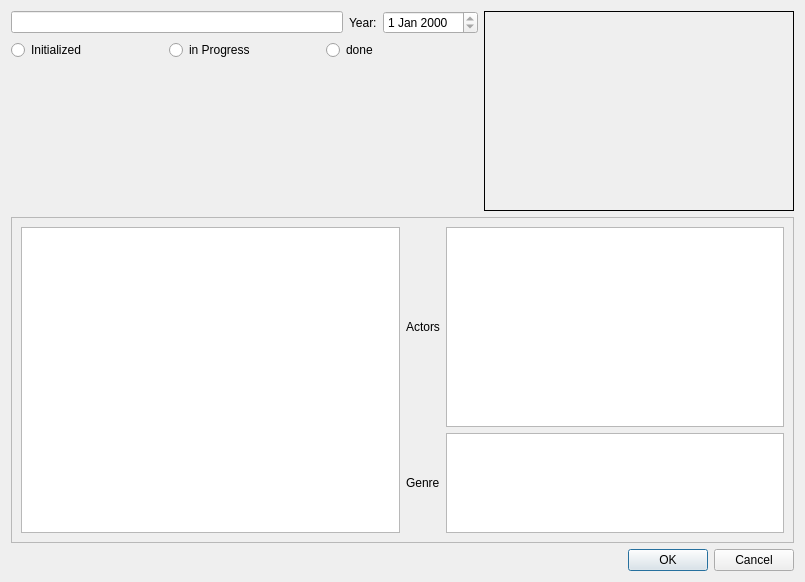
<?xml version="1.0" encoding="UTF-8"?>
<ui version="4.0">
 <class>cMovieEdit</class>
 <widget class="QDialog" name="cMovieEdit">
  <property name="geometry">
   <rect>
    <x>0</x>
    <y>0</y>
    <width>805</width>
    <height>582</height>
   </rect>
  </property>
  <property name="windowTitle">
   <string>Edit Movie</string>
  </property>
  <layout class="QGridLayout" name="gridLayout">
   <item row="0" column="0">
    <layout class="QHBoxLayout" name="horizontalLayout_6" stretch="3,1">
     <item>
      <layout class="QVBoxLayout" name="verticalLayout">
       <item>
        <layout class="QHBoxLayout" name="horizontalLayout_2">
         <item>
          <widget class="QLineEdit" name="m_lpName">
           <property name="readOnly">
            <bool>true</bool>
           </property>
          </widget>
         </item>
         <item>
          <widget class="QLabel" name="label_4">
           <property name="text">
            <string>Year:</string>
           </property>
          </widget>
         </item>
         <item>
          <widget class="QDateEdit" name="m_lpFirstAired">
           <property name="readOnly">
            <bool>true</bool>
           </property>
          </widget>
         </item>
        </layout>
       </item>
       <item>
        <layout class="QHBoxLayout" name="horizontalLayout">
         <item>
          <widget class="QRadioButton" name="m_lpInit">
           <property name="text">
            <string>Initialized</string>
           </property>
          </widget>
         </item>
         <item>
          <widget class="QRadioButton" name="m_lpProgress">
           <property name="text">
            <string>in Progress</string>
           </property>
          </widget>
         </item>
         <item>
          <widget class="QRadioButton" name="m_lpDone">
           <property name="text">
            <string>done</string>
           </property>
          </widget>
         </item>
        </layout>
       </item>
       <item>
        <spacer name="verticalSpacer">
         <property name="orientation">
          <enum>Qt::Vertical</enum>
         </property>
         <property name="sizeHint" stdset="0">
          <size>
           <width>20</width>
           <height>40</height>
          </size>
         </property>
        </spacer>
       </item>
      </layout>
     </item>
     <item>
      <widget class="QLabel" name="m_lpDetailsBanner">
       <property name="minimumSize">
        <size>
         <width>310</width>
         <height>200</height>
        </size>
       </property>
       <property name="frameShape">
        <enum>QFrame::Box</enum>
       </property>
       <property name="text">
        <string/>
       </property>
       <property name="alignment">
        <set>Qt::AlignCenter</set>
       </property>
      </widget>
     </item>
    </layout>
   </item>
   <item row="1" column="0">
    <widget class="QScrollArea" name="scrollArea">
     <property name="widgetResizable">
      <bool>true</bool>
     </property>
     <widget class="QWidget" name="scrollAreaWidgetContents">
      <property name="geometry">
       <rect>
        <x>0</x>
        <y>0</y>
        <width>785</width>
        <height>310</height>
       </rect>
      </property>
      <layout class="QGridLayout" name="gridLayout_4">
       <item row="0" column="0">
        <layout class="QHBoxLayout" name="horizontalLayout_5">
         <item>
          <widget class="QTextEdit" name="m_lpDetailsOverview">
           <property name="readOnly">
            <bool>true</bool>
           </property>
          </widget>
         </item>
         <item>
          <layout class="QVBoxLayout" name="verticalLayout_4" stretch="2,1">
           <item>
            <layout class="QHBoxLayout" name="horizontalLayout_4">
             <item>
              <widget class="cVerticalLabel" name="label_2">
               <property name="text">
                <string>Actors</string>
               </property>
              </widget>
             </item>
             <item>
              <widget class="QTreeView" name="m_lpDetailsActors">
               <property name="editTriggers">
                <set>QAbstractItemView::NoEditTriggers</set>
               </property>
               <property name="alternatingRowColors">
                <bool>true</bool>
               </property>
               <attribute name="headerVisible">
                <bool>false</bool>
               </attribute>
              </widget>
             </item>
            </layout>
           </item>
           <item>
            <layout class="QHBoxLayout" name="horizontalLayout_3">
             <item>
              <widget class="cVerticalLabel" name="label_3">
               <property name="text">
                <string>Genre</string>
               </property>
              </widget>
             </item>
             <item>
              <widget class="QTreeView" name="m_lpDetailsGenre">
               <property name="editTriggers">
                <set>QAbstractItemView::NoEditTriggers</set>
               </property>
               <property name="alternatingRowColors">
                <bool>true</bool>
               </property>
               <attribute name="headerVisible">
                <bool>false</bool>
               </attribute>
              </widget>
             </item>
            </layout>
           </item>
          </layout>
         </item>
        </layout>
       </item>
      </layout>
     </widget>
    </widget>
   </item>
   <item row="2" column="0">
    <widget class="QDialogButtonBox" name="buttonBox">
     <property name="orientation">
      <enum>Qt::Horizontal</enum>
     </property>
     <property name="standardButtons">
      <set>QDialogButtonBox::Cancel|QDialogButtonBox::Ok</set>
     </property>
    </widget>
   </item>
  </layout>
 </widget>
 <customwidgets>
  <customwidget>
   <class>cVerticalLabel</class>
   <extends>QLabel</extends>
   <header>cverticallabel.h</header>
  </customwidget>
 </customwidgets>
 <resources/>
 <connections>
  <connection>
   <sender>buttonBox</sender>
   <signal>accepted()</signal>
   <receiver>cMovieEdit</receiver>
   <slot>accept()</slot>
   <hints>
    <hint type="sourcelabel">
     <x>248</x>
     <y>254</y>
    </hint>
    <hint type="destinationlabel">
     <x>157</x>
     <y>274</y>
    </hint>
   </hints>
  </connection>
  <connection>
   <sender>buttonBox</sender>
   <signal>rejected()</signal>
   <receiver>cMovieEdit</receiver>
   <slot>reject()</slot>
   <hints>
    <hint type="sourcelabel">
     <x>316</x>
     <y>260</y>
    </hint>
    <hint type="destinationlabel">
     <x>286</x>
     <y>274</y>
    </hint>
   </hints>
  </connection>
 </connections>
</ui>
